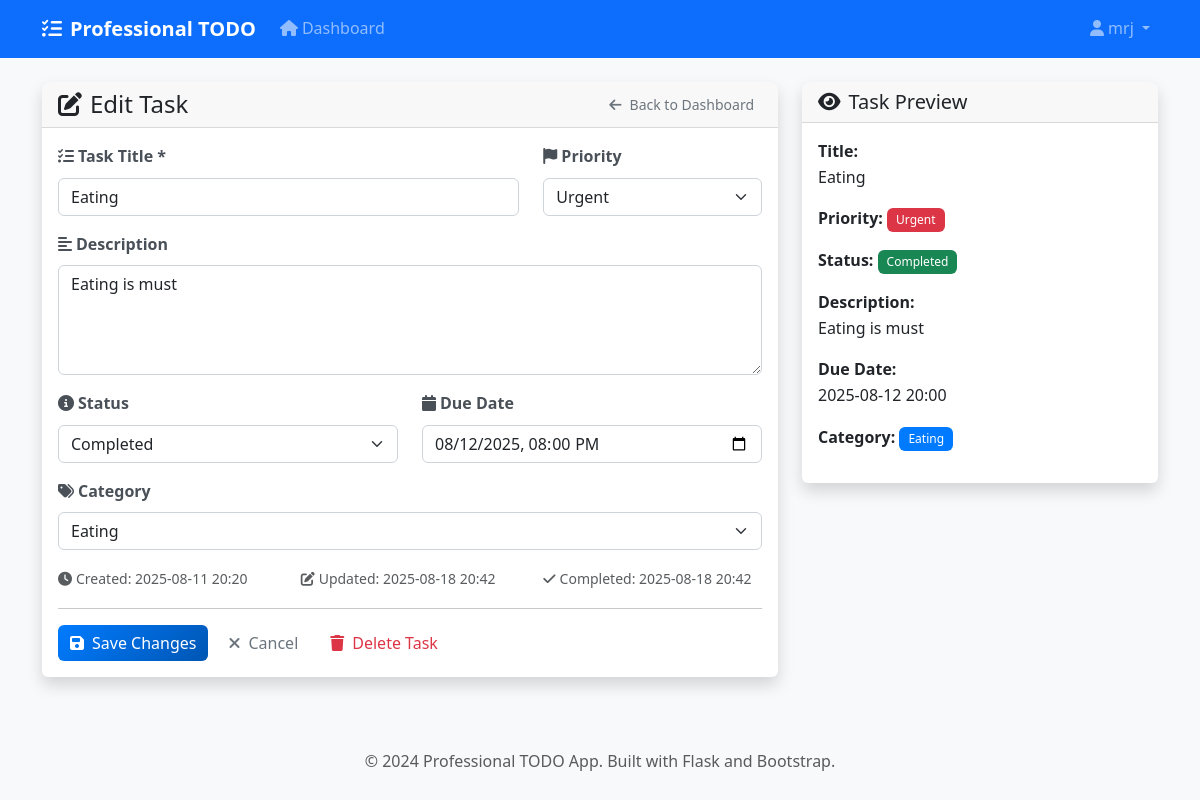
Screenshot of /tasks/edit/1 (signed in) with the database file from the repository.
### app/models.py (models this page shows, shortened)
class User(UserMixin, db.Model):
    id = db.Column(db.Integer, primary_key=True)
    username = db.Column(db.String(80), unique=True, nullable=False)
    email = db.Column(db.String(120), unique=True, nullable=False)
    password_hash = db.Column(db.String(255), nullable=False)
    first_name = db.Column(db.String(50))
    last_name = db.Column(db.String(50))
    is_active = db.Column(db.Boolean, default=True)
    created_at = db.Column(db.DateTime, default=lambda: datetime.now(timezone.utc))
    last_login = db.Column(db.DateTime)
    tasks = db.relationship('Task', backref='user', lazy=True, cascade='all, delete-orphan')

class Task(db.Model):
    id = db.Column(db.Integer, primary_key=True)
    title = db.Column(db.String(200), nullable=False)
    description = db.Column(db.Text)
    status = db.Column(db.String(20), default='pending', nullable=False)
    priority = db.Column(db.String(20), default='medium', nullable=False)
    due_date = db.Column(db.DateTime)
    created_at = db.Column(db.DateTime, default=lambda: datetime.now(timezone.utc))
    updated_at = db.Column(db.DateTime, default=lambda: datetime.now(timezone.utc), onupdate=lambda: datetime.now(timezone.utc))
    completed_at = db.Column(db.DateTime)
    user_id = db.Column(db.Integer, db.ForeignKey('user.id'), nullable=False)
    category_id = db.Column(db.Integer, db.ForeignKey('task_category.id'), nullable=True)
    STATUS_CHOICES = ['pending', 'in_progress', 'completed', 'cancelled']
    PRIORITY_CHOICES = ['low', 'medium', 'high', 'urgent']

class TaskCategory(db.Model):
    id = db.Column(db.Integer, primary_key=True)
    name = db.Column(db.String(50), nullable=False)
    color = db.Column(db.String(7), default='#007bff')  # Hex color
    user_id = db.Column(db.Integer, db.ForeignKey('user.id'), nullable=False)
    created_at = db.Column(db.DateTime, default=datetime.utcnow)
    tasks = db.relationship('Task', backref='category', lazy=True)

### app/routes/tasks.py (the view, shortened to what this page needs)
@tasks_bp.route('/edit/<int:task_id>', methods=['GET', 'POST'])
@login_required
def edit_task(task_id):
    task = Task.query.filter_by(id=task_id, user_id=current_user.id).first_or_404()
    categories = TaskCategory.query.filter_by(user_id=current_user.id).all()
    return render_template(
    'tasks/edit_task.html',
    task=task,
    categories=categories,
    due_date_str=task.due_date.strftime('%Y-%m-%dT%H:%M') if task.due_date else '',
    now=datetime.utcnow()  # pass 'now' for template comparisons
)

### app/models.py (called while the page is built)
@login_manager.user_loader
def load_user(user_id):
    return User.query.get(int(user_id))

### run.py (called while the page is built)
@app.context_processor
def inject_now():
    from datetime import datetime
    return {'now': datetime.utcnow()}

### app/templates/tasks/edit_task.html (shortened to what this page needs)
{% extends "base.html" %}
{% block content %}
<div class="row justify-content-center">
    <div class="col-md-8">
        <div class="card shadow">
            <div class="card-header">
                <div class="d-flex justify-content-between align-items-center">
                    <h4 class="mb-0">
                        <i class="fas fa-edit me-2"></i>Edit Task
                    </h4>
                    <a href="{{ url_for('tasks.dashboard') }}" class="btn btn-outline-secondary btn-sm">
                        <i class="fas fa-arrow-left me-2"></i>Back to Dashboard
                    </a>
                </div>
            </div>
            <div class="card-body">
                <form method="POST" action="{{ url_for('tasks.edit_task', task_id=task.id) }}" id="editTaskForm">
                    <div class="row">
                        <div class="col-md-8 mb-3">
                            <label for="title" class="form-label">
                                <i class="fas fa-tasks me-1"></i>Task Title *
                            </label>
                            <input type="text" class="form-control" id="title" name="title"
                                   value="{{ task.title }}" required>
                        </div>
                        <div class="col-md-4 mb-3">
                            <label for="priority" class="form-label">
                                <i class="fas fa-flag me-1"></i>Priority
                            </label>
                            <select class="form-select" id="priority" name="priority">
                                <option value="urgent" {{ 'selected' if task.priority == 'urgent' }}>Urgent</option>
                            </select>
                        </div>
                    </div>
                    <div class="mb-3">
                        <label for="description" class="form-label">
                            <i class="fas fa-align-left me-1"></i>Description
                        </label>
                        <textarea class="form-control" id="description" name="description"
                                  rows="4" placeholder="Enter task description...">{{ task.description or '' }}</textarea>
                    </div>
                    <div class="row">
                        <div class="col-md-6 mb-3">
                            <label for="status" class="form-label">
                                <i class="fas fa-info-circle me-1"></i>Status
                            </label>
                            <select class="form-select" id="status" name="status">
                                <option value="completed" {{ 'selected' if task.status == 'completed' }}>Completed</option>
                            </select>
                        </div>
                        <div class="col-md-6 mb-3">
                            <label for="due_date" class="form-label">
                                <i class="fas fa-calendar me-1"></i>Due Date
                            </label>
                            <input type="datetime-local" class="form-control" id="due_date" name="due_date"
                                   value="{{ task.due_date.strftime('%Y-%m-%dT%H:%M') if task.due_date else '' }}">
                        </div>
                    </div>
                    <div class="mb-3">
                        <label for="category_id" class="form-label">
                            <i class="fas fa-tags me-1"></i>Category
                        </label>
                        <select class="form-select" id="category_id" name="category_id">
                            {% for category in categories %}
                            <option value="{{ category.id }}" {% if task.category and task.category.id == category.id %}selected{% endif %}>
                                {{ category.name }}
                            </option>
                            {% endfor %}
                        </select>
                    </div>
                    <div class="row mb-3">
                        <div class="col-md-4">
                            <small class="text-muted">
                                <i class="fas fa-clock me-1"></i>Created: {{ task.created_at.strftime('%Y-%m-%d %H:%M') }}
                            </small>
                        </div>
                        <div class="col-md-4">
                            <small class="text-muted">
                                <i class="fas fa-edit me-1"></i>Updated: {{ task.updated_at.strftime('%Y-%m-%d %H:%M') }}
                            </small>
                        </div>
                        {% if task.completed_at %}
                        <div class="col-md-4">
                            <small class="text-muted">
                                <i class="fas fa-check me-1"></i>Completed: {{ task.completed_at.strftime('%Y-%m-%d %H:%M') }}
                            </small>
                        </div>
                        {% endif %}
                    </div>
                    <hr>
                    <div class="d-flex gap-2">
                        <button type="submit" class="btn btn-primary">
                            <i class="fas fa-save me-2"></i>Save Changes
                        </button>
                        <a href="{{ url_for('tasks.dashboard') }}" class="btn btn-outline-secondary">
                            <i class="fas fa-times me-2"></i>Cancel
                        </a>
                        <button type="button" class="btn btn-outline-danger" onclick="deleteTask()">
                            <i class="fas fa-trash me-2"></i>Delete Task
                        </button>
                    </div>
                </form>
            </div>
        </div>
    </div>
    <div class="col-md-4">
        <div class="card shadow">
            <div class="card-header">
                <h5 class="mb-0">
                    <i class="fas fa-eye me-2"></i>Task Preview
                </h5>
            </div>
            <div class="card-body">
                <div class="mb-3">
                    <strong>Title:</strong>
                    <p id="previewTitle" class="mb-0">{{ task.title }}</p>
                </div>
                <div class="mb-3">
                    <strong>Priority:</strong>
                    <span id="previewPriority" class="badge bg-{{ 'danger' if task.priority == 'urgent' else 'warning' if task.priority == 'high' else 'info' if task.priority == 'medium' else 'secondary' }}">
                        {{ task.priority|title }}
                    </span>
                </div>
                <div class="mb-3">
                    <strong>Status:</strong>
                    <span id="previewStatus" class="badge bg-{{ 'success' if task.status == 'completed' else 'warning' if task.status == 'pending' else 'info' if task.status == 'in_progress' else 'secondary' }}">
                        {{ task.status|title|replace('_', ' ') }}
                    </span>
                </div>
                {% if task.description %}
                <div class="mb-3">
                    <strong>Description:</strong>
                    <p id="previewDescription" class="mb-0">{{ task.description }}</p>
                </div>
                {% endif %}
                {% if task.due_date %}
                <div class="mb-3">
                    <strong>Due Date:</strong>
                    <p id="previewDueDate" class="mb-0">
                        {% if task.due_date < now and task.status != 'completed' %}
                            <span class="text-danger">
                                <i class="fas fa-exclamation-triangle me-1"></i>{{ task.due_date.strftime('%Y-%m-%d %H:%M') }}
                            </span>
                        {% else %}
                            {{ task.due_date.strftime('%Y-%m-%d %H:%M') }}
                        {% endif %}
                    </p>
                </div>
                {% endif %}
                {% if task.category %}
                <div class="mb-3">
                    <strong>Category:</strong>
                    <span id="previewCategory" class="badge" style="background-color: {{ task.category.color }}; color: white;">
                        {{ task.category.name }}
                    </span>
                </div>
                {% endif %}
            </div>
        </div>
    </div>
</div>
{% endblock %}

### app/templates/base.html (shortened to what this page needs)
<!DOCTYPE html>
<html lang="en">
<head>
    <link href="https://cdn.jsdelivr.net/npm/bootstrap@5.3.0/dist/css/bootstrap.min.css" rel="stylesheet">
    <link rel="stylesheet" href="https://cdnjs.cloudflare.com/ajax/libs/font-awesome/6.4.0/css/all.min.css">
    <link rel="stylesheet" href="{{ url_for('static', filename='css/style.css') }}">
</head>
<body>
    {% if current_user.is_authenticated %}
    <nav class="navbar navbar-expand-lg navbar-dark bg-primary">
        <div class="container">
            <a class="navbar-brand" href="{{ url_for('tasks.dashboard') }}">
                <i class="fas fa-tasks me-2"></i>Professional TODO
            </a>
            <div class="collapse navbar-collapse" id="navbarNav">
                <ul class="navbar-nav me-auto">
                    <li class="nav-item">
                        <a class="nav-link" href="{{ url_for('tasks.dashboard') }}">
                            <i class="fas fa-home me-1"></i>Dashboard
                        </a>
                    </li>
                </ul>
                <ul class="navbar-nav">
                    <li class="nav-item dropdown">
                        <a class="nav-link dropdown-toggle" href="#" id="navbarDropdown" role="button" data-bs-toggle="dropdown">
                            <i class="fas fa-user me-1"></i>{{ current_user.username }}
                        </a>
                    </li>
                </ul>
            </div>
        </div>
    </nav>
    {% endif %}
    <main class="container my-4">
        {% block content %}{% endblock %}
    </main>
    <footer class="bg-light py-4 mt-5">
        <div class="container text-center">
            <p class="text-muted mb-0">
                &copy; 2024 Professional TODO App. Built with Flask and Bootstrap.
            </p>
        </div>
    </footer>
</body>
</html>

### app/static/css/style.css (style rules this page uses)
:root { --primary-color: #007bff; --secondary-color: #6c757d; --success-color: #28a745; --danger-color: #dc3545; --warning-color: #ffc107; --info-color: #17a2b8; --light-color: #f8f9fa; --dark-color: #343a40; --border-radius: 0.375rem; --box-shadow: 0 0.125rem 0.25rem rgba(0, 0, 0, 0.075); --transition: all 0.15s ease-in-out; }
body { font-family: 'Segoe UI', Tahoma, Geneva, Verdana, sans-serif; background-color: #f8f9fa; color: #333; line-height: 1.6; }
.navbar-brand { font-weight: 600; font-size: 1.25rem; }
.navbar-nav .nav-link { font-weight: 500; transition: var(--transition); }
.card { border: none; border-radius: var(--border-radius); box-shadow: var(--box-shadow); transition: var(--transition); }
.card-header { border-bottom: 1px solid rgba(0, 0, 0, 0.125); font-weight: 600; }
.btn { border-radius: var(--border-radius); font-weight: 500; transition: var(--transition); border: none; }
.btn-primary { background: linear-gradient(135deg, #007bff, #0056b3); }
.form-control, .form-select { border-radius: var(--border-radius); border: 1px solid #ced4da; transition: var(--transition); }
.form-label { font-weight: 600; color: #495057; margin-bottom: 0.5rem; }
.badge { font-weight: 500; padding: 0.5em 0.75em; border-radius: 0.375rem; }

### rows the page displays
User: username "mrj"
Task: title "Eating", description "Eating is must", due_date "08/12/2025 20:00", created_at "2025-08-11 20:20", updated_at "2025-08-18 20:42", completed_at "2025-08-18 20:42", priority "Urgent", status "Completed", due_date "2025-08-12 20:00"
TaskCategory: category.name "Eating"

### other values shown
form field category_id "Eating"
